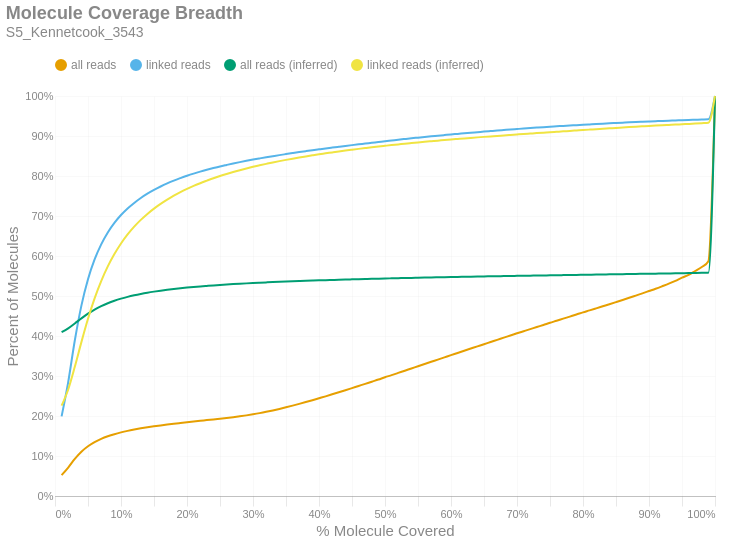

The notebook cell saved with this chart:
### Markdown cell above
### Molecule Read Coverage
This chart shows molecule coverage breadth as computed by the number of bases aligned to that molecule. In other words, "*how much of each unique long molecule is actually sequenced/aligned?*" Keep in mind there is a distinction between sequences and alignments, since some sequences belonging to a particular molecule may not align well and wouldn't appear in the alignment data. This chart also shows molecule coverage breadth as computed by the *inferred fragment* from which the aligned sequences originate. Unlike read coverage, this calculation takes into account the total insert size, including unsequenced gaps between the forward and reverse reads. Like the previous figures, these are cumulative percents.

### Code cell
if SKIPLR:
    print_html(f"Skipped")
else:
    binned_df = consolidated_hist(valids['coverage_bp'], mask, 0.01, True)
    binned_df_inf = consolidated_hist(valids['coverage_inserts'], mask, 0.01, True)
    binned_df = binned_df.with_columns(pl.lit(binned_df_inf['all reads (cumsum)']).alias('all reads (inferred)'))
    binned_df = binned_df.with_columns(pl.lit(binned_df_inf['linked reads (cumsum)']).alias('linked reads (inferred)'))
    binned_df = binned_df.with_columns(
        (pl.col('bin').cast(pl.Float64) + 0.01).alias('right_edge')
    )

    with SafeRender(binned_df):
        (
            density_plot(binned_df, 'Molecule Coverage Breadth', samplename, 'molcov', ['all reads (inferred)','linked reads (inferred)'])
            .encode(
                #x=alt.X('bin:Q', title="% Molecule Covered").axis(format = '%').scale(padding=0),
                x=alt.X('right_edge:Q', title="% Molecule Covered").axis(format='%').scale(padding=0),
                y=alt.Y('value:Q', title='Percent of Molecules')
                    .axis(format='%')
                    .stack(False)
                    .scale(domainMin=0, padding=0),
                color=alt.Color("key:N").scale(domain = ["all reads", "linked reads", "all reads (inferred)", "linked reads (inferred)"]),
                tooltip = [
                    alt.Tooltip("key:N", title = "Data Type"),
                    alt.Tooltip("range_label:N", title="% Molecule Covered"),
                    alt.Tooltip("value:Q", format = ".2%", title="% Molecules")
                ]
            )
        ).display()

### Figure 1 — Vega-Lite specification as saved in the notebook (floating-point values rounded to 4 significant figures)
{"width": "container", "height": 400, "config": {"title": {"anchor": "start", "dy": -15, "fontSize": 18, "color": "#888888", "subtitleColor": "#888888", "subtitleFontSize": 14}, "arc": {"fill": "#0072B2"}, "axis": {"domainColor": "#888888", "domainWidth": 0.5, "gridWidth": 0.2, "grid": false, "titleFontWeight": 400, "titleFontSize": 15, "labelFontSize": 11, "labelColor": "#888888", "tickColor": "#888888", "tickWidth": 0.2, "titleColor": "#888888"}, "axisBand": {"grid": false}, "axisX": {"grid": true, "tickSize": 10, "domainCap": "round"}, "axisY": {"domain": false, "grid": true, "tickSize": 0, "domainCap": "round"}, "background": "transparent", "header": {"labelFontSize": 15, "labelColor": "#888888", "titleFontSize": 15, "titleFontWeight": 600, "titleColor": "#888888"}, "legend": {"labelFont": "sans-serif", "labelFontSize": 12, "labelColor": "#888888", "symbolSize": 100, "symbolType": "circle", "titleFontSize": 12, "titlePadding": 10, "titleColor": "#888888", "title": null, "orient": "top"}, "range": {"category": ["#E69F00", "#56B4E9", "#009E73", "#F0E442", "#0072B2", "#D55E00", "#CC79A7", "#000000"], "diverging": ["#cfe8f3", "#a2d4ec", "#73bfe2", "#46abdb", "#1696d2", "#12719e"]}, "area": {"fill": "#0072B2", "fillOpacity": 0.7, "line": true, "strokeOpacity": 0.7}, "line": {"color": "#0072B2", "stroke": "#0072B2", "strokeWidth": 2}, "trail": {"color": "#0072B2", "stroke": "#0072B2", "strokeWidth": 0, "size": 1}, "point": {"filled": true, "fillOpacity": 1.0, "size": 95}, "text": {"color": "#888888", "fontSize": 11, "align": "right", "fontWeight": 400, "size": 11}, "bar": {"fill": "#0072B2", "stroke": null}, "view": {"stroke": null, "continuousWidth": 660, "continuousHeight": 400}}, "data": {"name": "data-5f3d1534dd4854161c640a1a6e6c13de"}, "mark": {"type": "line", "interpolate": "monotone", "point": {"opacity": 0, "size": 275}}, "encoding": {"color": {"field": "key", "scale": {"domain": ["all reads", "linked reads", "all reads (inferred)", "linked reads (inferred)"]}, "type": "nominal"}, "tooltip": [{"field": "key", "title": "Data Type", "type": "nominal"}, {"field": "range_label", "title": "% Molecule Covered", "type": "nominal"}, {"field": "value", "format": ".2%", "title": "% Molecules", "type": "quantitative"}], "x": {"axis": {"format": "%"}, "field": "right_edge", "scale": {"padding": 0}, "title": "% Molecule Covered", "type": "quantitative"}, "y": {"axis": {"format": "%"}, "field": "value", "scale": {"domainMin": 0, "padding": 0}, "stack": false, "title": "Percent of Molecules", "type": "quantitative"}}, "params": [{"name": "param_c36ac31b6afebe62", "select": {"type": "point", "fields": ["key"]}, "bind": "legend"}], "title": {"text": "Molecule Coverage Breadth", "subtitle": "S5_Kennetcook_3543"}, "transform": [{"fold": ["all reads (cumsum)", "linked reads (cumsum)", "all reads (inferred)", "linked reads (inferred)"]}, {"calculate": "replace(datum.key, ' (cumsum)', '')", "as": "key"}, {"filter": {"param": "param_c36ac31b6afebe62"}}], "usermeta": {"embedOptions": {"downloadFileName": "S5_Kennetcook_3543.molcov"}}, "$schema": "https://vega.github.io/schema/vega-lite/v6.1.0.json", "datasets": {"data-5f3d1534dd4854161c640a1a6e6c13de": [{"bin": "0.0", "interval": "0.0-0.01", "all reads": 0.0523, "linked reads": 0.1991, "all reads (cumsum)": 0.0523, "linked reads (cumsum)": 0.1991, "range_label": "0.0-0.01", "all reads (inferred)": 0.4096, "linked reads (inferred)": 0.226, "right_edge": 0.01}, {"bin": "0.01", "interval": "0.01-0.02", "all reads": 0.01891, "linked reads": 0.08578, "all reads (cumsum)": 0.07121, "linked reads (cumsum)": 0.2849, "range_label": "0.01-0.02", "all reads (inferred)": 0.4192, "linked reads (inferred)": 0.2664, "right_edge": 0.02}, {"bin": "0.02", "interval": "0.02-0.03", "all reads": 0.0216, "linked reads": 0.104, "all reads (cumsum)": 0.09281, "linked reads (cumsum)": 0.3888, "range_label": "0.02-0.03", "all reads (inferred)": 0.4313, "linked reads (inferred)": 0.323, "right_edge": 0.03}, {"bin": "0.03", "interval": "0.03-0.04", "all reads": 0.01798, "linked reads": 0.08717, "all reads (cumsum)": 0.1108, "linked reads (cumsum)": 0.476, "range_label": "0.03-0.04", "all reads (inferred)": 0.444, "linked reads (inferred)": 0.3847, "right_edge": 0.04}, {"bin": "0.04", "interval": "0.04-0.05", "all reads": 0.01366, "linked reads": 0.06586, "all reads (cumsum)": 0.1244, "linked reads (cumsum)": 0.5419, "range_label": "0.04-0.05", "all reads (inferred)": 0.4557, "linked reads (inferred)": 0.443, "right_edge": 0.05}, {"bin": "0.05", "interval": "0.05-0.06", "all reads": 0.0104, "linked reads": 0.04953, "all reads (cumsum)": 0.1348, "linked reads (cumsum)": 0.5914, "range_label": "0.05-0.06", "all reads (inferred)": 0.466, "linked reads (inferred)": 0.4942, "right_edge": 0.06}, {"bin": "0.06", "interval": "0.06-0.07", "all reads": 0.008006, "linked reads": 0.0377, "all reads (cumsum)": 0.1428, "linked reads (cumsum)": 0.6291, "range_label": "0.06-0.07", "all reads (inferred)": 0.4746, "linked reads (inferred)": 0.5374, "right_edge": 0.07}, {"bin": "0.07", "interval": "0.07-0.08", "all reads": 0.006429, "linked reads": 0.02969, "all reads (cumsum)": 0.1493, "linked reads (cumsum)": 0.6588, "range_label": "0.07-0.08", "all reads (inferred)": 0.4819, "linked reads (inferred)": 0.574, "right_edge": 0.08}, {"bin": "0.08", "interval": "0.08-0.09", "all reads": 0.00527, "linked reads": 0.02386, "all reads (cumsum)": 0.1545, "linked reads (cumsum)": 0.6827, "range_label": "0.08-0.09", "all reads (inferred)": 0.4881, "linked reads (inferred)": 0.6049, "right_edge": 0.09}, {"bin": "0.09", "interval": "0.09-0.1", "all reads": 0.004447, "linked reads": 0.01973, "all reads (cumsum)": 0.159, "linked reads (cumsum)": 0.7024, "range_label": "0.09-0.1", "all reads (inferred)": 0.4934, "linked reads (inferred)": 0.6314, "right_edge": 0.1}, {"bin": "0.1", "interval": "0.1-0.11", "all reads": 0.003821, "linked reads": 0.01646, "all reads (cumsum)": 0.1628, "linked reads (cumsum)": 0.7188, "range_label": "0.1-0.11", "all reads (inferred)": 0.4979, "linked reads (inferred)": 0.6539, "right_edge": 0.11}, {"bin": "0.11", "interval": "0.11-0.12", "all reads": 0.003317, "linked reads": 0.01387, "all reads (cumsum)": 0.1661, "linked reads (cumsum)": 0.7327, "range_label": "0.11-0.12", "all reads (inferred)": 0.5018, "linked reads (inferred)": 0.6733, "right_edge": 0.12}, {"bin": "0.12", "interval": "0.12-0.13", "all reads": 0.003015, "linked reads": 0.01238, "all reads (cumsum)": 0.1691, "linked reads (cumsum)": 0.7451, "range_label": "0.12-0.13", "all reads (inferred)": 0.5052, "linked reads (inferred)": 0.6903, "right_edge": 0.13}, {"bin": "0.13", "interval": "0.13-0.14", "all reads": 0.002702, "linked reads": 0.01075, "all reads (cumsum)": 0.1718, "linked reads (cumsum)": 0.7558, "range_label": "0.13-0.14", "all reads (inferred)": 0.5083, "linked reads (inferred)": 0.7053, "right_edge": 0.14}, {"bin": "0.14", "interval": "0.14-0.15", "all reads": 0.002414, "linked reads": 0.009338, "all reads (cumsum)": 0.1743, "linked reads (cumsum)": 0.7652, "range_label": "0.14-0.15", "all reads (inferred)": 0.5109, "linked reads (inferred)": 0.7185, "right_edge": 0.15}, {"bin": "0.15", "interval": "0.15-0.16", "all reads": 0.002274, "linked reads": 0.008598, "all reads (cumsum)": 0.1765, "linked reads (cumsum)": 0.7738, "range_label": "0.15-0.16", "all reads (inferred)": 0.5133, "linked reads (inferred)": 0.7302, "right_edge": 0.16}, {"bin": "0.16", "interval": "0.16-0.17", "all reads": 0.002125, "linked reads": 0.007741, "all reads (cumsum)": 0.1787, "linked reads (cumsum)": 0.7815, "range_label": "0.16-0.17", "all reads (inferred)": 0.5155, "linked reads (inferred)": 0.7409, "right_edge": 0.17}, {"bin": "0.17", "interval": "0.17-0.18", "all reads": 0.002006, "linked reads": 0.006985, "all reads (cumsum)": 0.1807, "linked reads (cumsum)": 0.7885, "range_label": "0.17-0.18", "all reads (inferred)": 0.5175, "linked reads (inferred)": 0.7507, "right_edge": 0.18}, {"bin": "0.18", "interval": "0.18-0.19", "all reads": 0.001887, "linked reads": 0.006226, "all reads (cumsum)": 0.1826, "linked reads (cumsum)": 0.7947, "range_label": "0.18-0.19", "all reads (inferred)": 0.5193, "linked reads (inferred)": 0.7597, "right_edge": 0.19}, {"bin": "0.19", "interval": "0.19-0.2", "all reads": 0.001858, "linked reads": 0.005864, "all reads (cumsum)": 0.1844, "linked reads (cumsum)": 0.8006, "range_label": "0.19-0.2", "all reads (inferred)": 0.521, "linked reads (inferred)": 0.7677, "right_edge": 0.2}, {"bin": "0.2", "interval": "0.2-0.21", "all reads": 0.001815, "linked reads": 0.005365, "all reads (cumsum)": 0.1862, "linked reads (cumsum)": 0.806, "range_label": "0.2-0.21", "all reads (inferred)": 0.5225, "linked reads (inferred)": 0.7751, "right_edge": 0.21}, {"bin": "0.21", "interval": "0.21-0.22", "all reads": 0.001781, "linked reads": 0.004963, "all reads (cumsum)": 0.188, "linked reads (cumsum)": 0.8109, "range_label": "0.21-0.22", "all reads (inferred)": 0.5239, "linked reads (inferred)": 0.782, "right_edge": 0.22}, {"bin": "0.22", "interval": "0.22-0.23", "all reads": 0.001752, "linked reads": 0.004593, "all reads (cumsum)": 0.1898, "linked reads (cumsum)": 0.8155, "range_label": "0.22-0.23", "all reads (inferred)": 0.5252, "linked reads (inferred)": 0.7883, "right_edge": 0.23}, {"bin": "0.23", "interval": "0.23-0.24", "all reads": 0.001773, "linked reads": 0.00432, "all reads (cumsum)": 0.1915, "linked reads (cumsum)": 0.8198, "range_label": "0.23-0.24", "all reads (inferred)": 0.5265, "linked reads (inferred)": 0.7944, "right_edge": 0.24}, {"bin": "0.24", "interval": "0.24-0.25", "all reads": 0.001813, "linked reads": 0.0041, "all reads (cumsum)": 0.1933, "linked reads (cumsum)": 0.8239, "range_label": "0.24-0.25", "all reads (inferred)": 0.5276, "linked reads (inferred)": 0.7999, "right_edge": 0.25}, {"bin": "0.25", "interval": "0.25-0.26", "all reads": 0.00181, "linked reads": 0.003726, "all reads (cumsum)": 0.1952, "linked reads (cumsum)": 0.8277, "range_label": "0.25-0.26", "all reads (inferred)": 0.5287, "linked reads (inferred)": 0.805, "right_edge": 0.26}, {"bin": "0.26", "interval": "0.26-0.27", "all reads": 0.001932, "linked reads": 0.003631, "all reads (cumsum)": 0.1971, "linked reads (cumsum)": 0.8313, "range_label": "0.26-0.27", "all reads (inferred)": 0.5297, "linked reads (inferred)": 0.8099, "right_edge": 0.27}, {"bin": "0.27", "interval": "0.27-0.28", "all reads": 0.002084, "linked reads": 0.003425, "all reads (cumsum)": 0.1992, "linked reads (cumsum)": 0.8347, "range_label": "0.27-0.28", "all reads (inferred)": 0.5307, "linked reads (inferred)": 0.8145, "right_edge": 0.28}, {"bin": "0.28", "interval": "0.28-0.29", "all reads": 0.002372, "linked reads": 0.003297, "all reads (cumsum)": 0.2015, "linked reads (cumsum)": 0.838, "range_label": "0.28-0.29", "all reads (inferred)": 0.5316, "linked reads (inferred)": 0.8188, "right_edge": 0.29}, {"bin": "0.29", "interval": "0.29-0.3", "all reads": 0.002673, "linked reads": 0.003059, "all reads (cumsum)": 0.2042, "linked reads (cumsum)": 0.8411, "range_label": "0.29-0.3", "all reads (inferred)": 0.5324, "linked reads (inferred)": 0.8229, "right_edge": 0.3}, {"bin": "0.3", "interval": "0.3-0.31", "all reads": 0.002928, "linked reads": 0.002909, "all reads (cumsum)": 0.2071, "linked reads (cumsum)": 0.844, "range_label": "0.3-0.31", "all reads (inferred)": 0.5332, "linked reads (inferred)": 0.8267, "right_edge": 0.31}, {"bin": "0.31", "interval": "0.31-0.32", "all reads": 0.003253, "linked reads": 0.002843, "all reads (cumsum)": 0.2104, "linked reads (cumsum)": 0.8468, "range_label": "0.31-0.32", "all reads (inferred)": 0.534, "linked reads (inferred)": 0.8303, "right_edge": 0.32}, {"bin": "0.32", "interval": "0.32-0.33", "all reads": 0.003553, "linked reads": 0.002702, "all reads (cumsum)": 0.214, "linked reads (cumsum)": 0.8495, "range_label": "0.32-0.33", "all reads (inferred)": 0.5348, "linked reads (inferred)": 0.8339, "right_edge": 0.33}, {"bin": "0.33", "interval": "0.33-0.34", "all reads": 0.003735, "linked reads": 0.002675, "all reads (cumsum)": 0.2177, "linked reads (cumsum)": 0.8522, "range_label": "0.33-0.34", "all reads (inferred)": 0.5354, "linked reads (inferred)": 0.8372, "right_edge": 0.34}, {"bin": "0.34", "interval": "0.34-0.35", "all reads": 0.003978, "linked reads": 0.002541, "all reads (cumsum)": 0.2217, "linked reads (cumsum)": 0.8548, "range_label": "0.34-0.35", "all reads (inferred)": 0.5361, "linked reads (inferred)": 0.8403, "right_edge": 0.35}, {"bin": "0.35", "interval": "0.35-0.36", "all reads": 0.004212, "linked reads": 0.002519, "all reads (cumsum)": 0.2259, "linked reads (cumsum)": 0.8573, "range_label": "0.35-0.36", "all reads (inferred)": 0.5368, "linked reads (inferred)": 0.8433, "right_edge": 0.36}, {"bin": "0.36", "interval": "0.36-0.37", "all reads": 0.004379, "linked reads": 0.002475, "all reads (cumsum)": 0.2303, "linked reads (cumsum)": 0.8597, "range_label": "0.36-0.37", "all reads (inferred)": 0.5374, "linked reads (inferred)": 0.8462, "right_edge": 0.37}, {"bin": "0.37", "interval": "0.37-0.38", "all reads": 0.004526, "linked reads": 0.002375, "all reads (cumsum)": 0.2348, "linked reads (cumsum)": 0.8621, "range_label": "0.37-0.38", "all reads (inferred)": 0.538, "linked reads (inferred)": 0.849, "right_edge": 0.38}, {"bin": "0.38", "interval": "0.38-0.39", "all reads": 0.004658, "linked reads": 0.00233, "all reads (cumsum)": 0.2394, "linked reads (cumsum)": 0.8644, "range_label": "0.38-0.39", "all reads (inferred)": 0.5386, "linked reads (inferred)": 0.8517, "right_edge": 0.39}, {"bin": "0.39", "interval": "0.39-0.4", "all reads": 0.004866, "linked reads": 0.002233, "all reads (cumsum)": 0.2443, "linked reads (cumsum)": 0.8667, "range_label": "0.39-0.4", "all reads (inferred)": 0.5391, "linked reads (inferred)": 0.8543, "right_edge": 0.4}, {"bin": "0.4", "interval": "0.4-0.41", "all reads": 0.004845, "linked reads": 0.002206, "all reads (cumsum)": 0.2492, "linked reads (cumsum)": 0.8689, "range_label": "0.4-0.41", "all reads (inferred)": 0.5396, "linked reads (inferred)": 0.8566, "right_edge": 0.41}, {"bin": "0.41", "interval": "0.41-0.42", "all reads": 0.005052, "linked reads": 0.002109, "all reads (cumsum)": 0.2542, "linked reads (cumsum)": 0.871, "range_label": "0.41-0.42", "all reads (inferred)": 0.5401, "linked reads (inferred)": 0.859, "right_edge": 0.42}, {"bin": "0.42", "interval": "0.42-0.43", "all reads": 0.005097, "linked reads": 0.002078, "all reads (cumsum)": 0.2593, "linked reads (cumsum)": 0.8731, "range_label": "0.42-0.43", "all reads (inferred)": 0.5407, "linked reads (inferred)": 0.8613, "right_edge": 0.43}, {"bin": "0.43", "interval": "0.43-0.44", "all reads": 0.005172, "linked reads": 0.00207, "all reads (cumsum)": 0.2645, "linked reads (cumsum)": 0.8751, "range_label": "0.43-0.44", "all reads (inferred)": 0.5411, "linked reads (inferred)": 0.8636, "right_edge": 0.44}, {"bin": "0.44", "interval": "0.44-0.45", "all reads": 0.005288, "linked reads": 0.002049, "all reads (cumsum)": 0.2698, "linked reads (cumsum)": 0.8772, "range_label": "0.44-0.45", "all reads (inferred)": 0.5416, "linked reads (inferred)": 0.8657, "right_edge": 0.45}, {"bin": "0.45", "interval": "0.45-0.46", "all reads": 0.005313, "linked reads": 0.00201, "all reads (cumsum)": 0.2751, "linked reads (cumsum)": 0.8792, "range_label": "0.45-0.46", "all reads (inferred)": 0.5421, "linked reads (inferred)": 0.8678, "right_edge": 0.46}, {"bin": "0.46", "interval": "0.46-0.47", "all reads": 0.00529, "linked reads": 0.001928, "all reads (cumsum)": 0.2804, "linked reads (cumsum)": 0.8811, "range_label": "0.46-0.47", "all reads (inferred)": 0.5425, "linked reads (inferred)": 0.8698, "right_edge": 0.47}, {"bin": "0.47", "interval": "0.47-0.48", "all reads": 0.005429, "linked reads": 0.001976, "all reads (cumsum)": 0.2858, "linked reads (cumsum)": 0.8831, "range_label": "0.47-0.48", "all reads (inferred)": 0.5429, "linked reads (inferred)": 0.8718, "right_edge": 0.48}, {"bin": "0.48", "interval": "0.48-0.49", "all reads": 0.005333, "linked reads": 0.001932, "all reads (cumsum)": 0.2911, "linked reads (cumsum)": 0.885, "range_label": "0.48-0.49", "all reads (inferred)": 0.5434, "linked reads (inferred)": 0.8737, "right_edge": 0.49}, {"bin": "0.49", "interval": "0.49-0.5", "all reads": 0.005901, "linked reads": 0.001992, "all reads (cumsum)": 0.297, "linked reads (cumsum)": 0.887, "range_label": "0.49-0.5", "all reads (inferred)": 0.5438, "linked reads (inferred)": 0.8755, "right_edge": 0.5}, {"bin": "0.5", "interval": "0.5-0.51", "all reads": 0.005085, "linked reads": 0.00183, "all reads (cumsum)": 0.3021, "linked reads (cumsum)": 0.8889, "range_label": "0.5-0.51", "all reads (inferred)": 0.5442, "linked reads (inferred)": 0.8773, "right_edge": 0.51}, {"bin": "0.51", "interval": "0.51-0.52", "all reads": 0.005644, "linked reads": 0.001864, "all reads (cumsum)": 0.3078, "linked reads (cumsum)": 0.8907, "range_label": "0.51-0.52", "all reads (inferred)": 0.5446, "linked reads (inferred)": 0.879, "right_edge": 0.52}, {"bin": "0.52", "interval": "0.52-0.53", "all reads": 0.005464, "linked reads": 0.001768, "all reads (cumsum)": 0.3132, "linked reads (cumsum)": 0.8925, "range_label": "0.52-0.53", "all reads (inferred)": 0.5449, "linked reads (inferred)": 0.8808, "right_edge": 0.53}, {"bin": "0.53", "interval": "0.53-0.54", "all reads": 0.005613, "linked reads": 0.001742, "all reads (cumsum)": 0.3188, "linked reads (cumsum)": 0.8942, "range_label": "0.53-0.54", "all reads (inferred)": 0.5453, "linked reads (inferred)": 0.8824, "right_edge": 0.54}, {"bin": "0.54", "interval": "0.54-0.55", "all reads": 0.005497, "linked reads": 0.001663, "all reads (cumsum)": 0.3243, "linked reads (cumsum)": 0.8959, "range_label": "0.54-0.55", "all reads (inferred)": 0.5457, "linked reads (inferred)": 0.8839, "right_edge": 0.55}, {"bin": "0.55", "interval": "0.55-0.56", "all reads": 0.00563, "linked reads": 0.001663, "all reads (cumsum)": 0.33, "linked reads (cumsum)": 0.8976, "range_label": "0.55-0.56", "all reads (inferred)": 0.546, "linked reads (inferred)": 0.8855, "right_edge": 0.56}, {"bin": "0.56", "interval": "0.56-0.57", "all reads": 0.005562, "linked reads": 0.001597, "all reads (cumsum)": 0.3355, "linked reads (cumsum)": 0.8992, "range_label": "0.56-0.57", "all reads (inferred)": 0.5463, "linked reads (inferred)": 0.8869, "right_edge": 0.57}, {"bin": "0.57", "interval": "0.57-0.58", "all reads": 0.005493, "linked reads": 0.001554, "all reads (cumsum)": 0.341, "linked reads (cumsum)": 0.9007, "range_label": "0.57-0.58", "all reads (inferred)": 0.5467, "linked reads (inferred)": 0.8883, "right_edge": 0.58}, {"bin": "0.58", "interval": "0.58-0.59", "all reads": 0.005567, "linked reads": 0.001574, "all reads (cumsum)": 0.3466, "linked reads (cumsum)": 0.9023, "range_label": "0.58-0.59", "all reads (inferred)": 0.547, "linked reads (inferred)": 0.8898, "right_edge": 0.59}, {"bin": "0.59", "interval": "0.59-0.6", "all reads": 0.005647, "linked reads": 0.001586, "all reads (cumsum)": 0.3522, "linked reads (cumsum)": 0.9039, "range_label": "0.59-0.6", "all reads (inferred)": 0.5474, "linked reads (inferred)": 0.8913, "right_edge": 0.6}, {"bin": "0.6", "interval": "0.6-0.61", "all reads": 0.00535, "linked reads": 0.001428, "all reads (cumsum)": 0.3576, "linked reads (cumsum)": 0.9053, "range_label": "0.6-0.61", "all reads (inferred)": 0.5477, "linked reads (inferred)": 0.8926, "right_edge": 0.61}, {"bin": "0.61", "interval": "0.61-0.62", "all reads": 0.005599, "linked reads": 0.001482, "all reads (cumsum)": 0.3632, "linked reads (cumsum)": 0.9068, "range_label": "0.61-0.62", "all reads (inferred)": 0.548, "linked reads (inferred)": 0.894, "right_edge": 0.62}, {"bin": "0.62", "interval": "0.62-0.63", "all reads": 0.00546, "linked reads": 0.001435, "all reads (cumsum)": 0.3686, "linked reads (cumsum)": 0.9082, "range_label": "0.62-0.63", "all reads (inferred)": 0.5483, "linked reads (inferred)": 0.8953, "right_edge": 0.63}, {"bin": "0.63", "interval": "0.63-0.64", "all reads": 0.005463, "linked reads": 0.001374, "all reads (cumsum)": 0.3741, "linked reads (cumsum)": 0.9096, "range_label": "0.63-0.64", "all reads (inferred)": 0.5486, "linked reads (inferred)": 0.8966, "right_edge": 0.64}, {"bin": "0.64", "interval": "0.64-0.65", "all reads": 0.005377, "linked reads": 0.001408, "all reads (cumsum)": 0.3795, "linked reads (cumsum)": 0.911, "range_label": "0.64-0.65", "all reads (inferred)": 0.5489, "linked reads (inferred)": 0.8978, "right_edge": 0.65}, {"bin": "0.65", "interval": "0.65-0.66", "all reads": 0.005603, "linked reads": 0.001353, "all reads (cumsum)": 0.3851, "linked reads (cumsum)": 0.9124, "range_label": "0.65-0.66", "all reads (inferred)": 0.5492, "linked reads (inferred)": 0.899, "right_edge": 0.66}, {"bin": "0.66", "interval": "0.66-0.67", "all reads": 0.005354, "linked reads": 0.001344, "all reads (cumsum)": 0.3904, "linked reads (cumsum)": 0.9137, "range_label": "0.66-0.67", "all reads (inferred)": 0.5495, "linked reads (inferred)": 0.9002, "right_edge": 0.67}, {"bin": "0.67", "interval": "0.67-0.68", "all reads": 0.005448, "linked reads": 0.001277, "all reads (cumsum)": 0.3959, "linked reads (cumsum)": 0.915, "range_label": "0.67-0.68", "all reads (inferred)": 0.5498, "linked reads (inferred)": 0.9014, "right_edge": 0.68}, {"bin": "0.68", "interval": "0.68-0.69", "all reads": 0.005345, "linked reads": 0.001282, "all reads (cumsum)": 0.4012, "linked reads (cumsum)": 0.9163, "range_label": "0.68-0.69", "all reads (inferred)": 0.55, "linked reads (inferred)": 0.9026, "right_edge": 0.69}, {"bin": "0.69", "interval": "0.69-0.7", "all reads": 0.005485, "linked reads": 0.001195, "all reads (cumsum)": 0.4067, "linked reads (cumsum)": 0.9175, "range_label": "0.69-0.7", "all reads (inferred)": 0.5503, "linked reads (inferred)": 0.9038, "right_edge": 0.7}, {"bin": "0.7", "interval": "0.7-0.71", "all reads": 0.005225, "linked reads": 0.001193, "all reads (cumsum)": 0.4119, "linked reads (cumsum)": 0.9186, "range_label": "0.7-0.71", "all reads (inferred)": 0.5506, "linked reads (inferred)": 0.905, "right_edge": 0.71}, {"bin": "0.71", "interval": "0.71-0.72", "all reads": 0.005234, "linked reads": 0.001151, "all reads (cumsum)": 0.4172, "linked reads (cumsum)": 0.9198, "range_label": "0.71-0.72", "all reads (inferred)": 0.5509, "linked reads (inferred)": 0.9061, "right_edge": 0.72}, {"bin": "0.72", "interval": "0.72-0.73", "all reads": 0.00532, "linked reads": 0.001183, "all reads (cumsum)": 0.4225, "linked reads (cumsum)": 0.921, "range_label": "0.72-0.73", "all reads (inferred)": 0.5512, "linked reads (inferred)": 0.9072, "right_edge": 0.73}, {"bin": "0.73", "interval": "0.73-0.74", "all reads": 0.005204, "linked reads": 0.001157, "all reads (cumsum)": 0.4277, "linked reads (cumsum)": 0.9221, "range_label": "0.73-0.74", "all reads (inferred)": 0.5514, "linked reads (inferred)": 0.9083, "right_edge": 0.74}, {"bin": "0.74", "interval": "0.74-0.75", "all reads": 0.005449, "linked reads": 0.00108, "all reads (cumsum)": 0.4331, "linked reads (cumsum)": 0.9232, "range_label": "0.74-0.75", "all reads (inferred)": 0.5517, "linked reads (inferred)": 0.9094, "right_edge": 0.75}, {"bin": "0.75", "interval": "0.75-0.76", "all reads": 0.005001, "linked reads": 0.0009939, "all reads (cumsum)": 0.4381, "linked reads (cumsum)": 0.9242, "range_label": "0.75-0.76", "all reads (inferred)": 0.552, "linked reads (inferred)": 0.9105, "right_edge": 0.76}, {"bin": "0.76", "interval": "0.76-0.77", "all reads": 0.005185, "linked reads": 0.00103, "all reads (cumsum)": 0.4433, "linked reads (cumsum)": 0.9252, "range_label": "0.76-0.77", "all reads (inferred)": 0.5522, "linked reads (inferred)": 0.9116, "right_edge": 0.77}, {"bin": "0.77", "interval": "0.77-0.78", "all reads": 0.005135, "linked reads": 0.0009879, "all reads (cumsum)": 0.4485, "linked reads (cumsum)": 0.9262, "range_label": "0.77-0.78", "all reads (inferred)": 0.5525, "linked reads (inferred)": 0.9127, "right_edge": 0.78}, {"bin": "0.78", "interval": "0.78-0.79", "all reads": 0.005175, "linked reads": 0.0009262, "all reads (cumsum)": 0.4536, "linked reads (cumsum)": 0.9272, "range_label": "0.78-0.79", "all reads (inferred)": 0.5528, "linked reads (inferred)": 0.9138, "right_edge": 0.79}, {"bin": "0.79", "interval": "0.79-0.8", "all reads": 0.005441, "linked reads": 0.0009842, "all reads (cumsum)": 0.4591, "linked reads (cumsum)": 0.9281, "range_label": "0.79-0.8", "all reads (inferred)": 0.5531, "linked reads (inferred)": 0.915, "right_edge": 0.8}, {"bin": "0.8", "interval": "0.8-0.81", "all reads": 0.004935, "linked reads": 0.0009188, "all reads (cumsum)": 0.464, "linked reads (cumsum)": 0.9291, "range_label": "0.8-0.81", "all reads (inferred)": 0.5533, "linked reads (inferred)": 0.916, "right_edge": 0.81}, {"bin": "0.81", "interval": "0.81-0.82", "all reads": 0.005144, "linked reads": 0.000918, "all reads (cumsum)": 0.4692, "linked reads (cumsum)": 0.93, "range_label": "0.81-0.82", "all reads (inferred)": 0.5536, "linked reads (inferred)": 0.917, "right_edge": 0.82}, {"bin": "0.82", "interval": "0.82-0.83", "all reads": 0.005206, "linked reads": 0.0008794, "all reads (cumsum)": 0.4744, "linked reads (cumsum)": 0.9309, "range_label": "0.82-0.83", "all reads (inferred)": 0.5539, "linked reads (inferred)": 0.9181, "right_edge": 0.83}, {"bin": "0.83", "interval": "0.83-0.84", "all reads": 0.0052, "linked reads": 0.0008489, "all reads (cumsum)": 0.4796, "linked reads (cumsum)": 0.9317, "range_label": "0.83-0.84", "all reads (inferred)": 0.5541, "linked reads (inferred)": 0.9192, "right_edge": 0.84}, {"bin": "0.84", "interval": "0.84-0.85", "all reads": 0.00523, "linked reads": 0.0008103, "all reads (cumsum)": 0.4848, "linked reads (cumsum)": 0.9325, "range_label": "0.84-0.85", "all reads (inferred)": 0.5544, "linked reads (inferred)": 0.9202, "right_edge": 0.85}, {"bin": "0.85", "interval": "0.85-0.86", "all reads": 0.005281, "linked reads": 0.0008073, "all reads (cumsum)": 0.4901, "linked reads (cumsum)": 0.9333, "range_label": "0.85-0.86", "all reads (inferred)": 0.5546, "linked reads (inferred)": 0.9212, "right_edge": 0.86}, {"bin": "0.86", "interval": "0.86-0.87", "all reads": 0.005393, "linked reads": 0.0008103, "all reads (cumsum)": 0.4955, "linked reads (cumsum)": 0.9341, "range_label": "0.86-0.87", "all reads (inferred)": 0.5549, "linked reads (inferred)": 0.9223, "right_edge": 0.87}, {"bin": "0.87", "interval": "0.87-0.88", "all reads": 0.005557, "linked reads": 0.0007597, "all reads (cumsum)": 0.501, "linked reads (cumsum)": 0.9349, "range_label": "0.87-0.88", "all reads (inferred)": 0.5552, "linked reads (inferred)": 0.9233, "right_edge": 0.88}, {"bin": "0.88", "interval": "0.88-0.89", "all reads": 0.005572, "linked reads": 0.0006995, "all reads (cumsum)": 0.5066, "linked reads (cumsum)": 0.9356, "range_label": "0.88-0.89", "all reads (inferred)": 0.5554, "linked reads (inferred)": 0.9242, "right_edge": 0.89}, {"bin": "0.89", "interval": "0.89-0.9", "all reads": 0.005811, "linked reads": 0.0006921, "all reads (cumsum)": 0.5124, "linked reads (cumsum)": 0.9363, "range_label": "0.89-0.9", "all reads (inferred)": 0.5557, "linked reads (inferred)": 0.9252, "right_edge": 0.9}, {"bin": "0.9", "interval": "0.9-0.91", "all reads": 0.005777, "linked reads": 0.0006943, "all reads (cumsum)": 0.5182, "linked reads (cumsum)": 0.937, "range_label": "0.9-0.91", "all reads (inferred)": 0.5559, "linked reads (inferred)": 0.926, "right_edge": 0.91}, {"bin": "0.91", "interval": "0.91-0.92", "all reads": 0.006207, "linked reads": 0.0006958, "all reads (cumsum)": 0.5244, "linked reads (cumsum)": 0.9377, "range_label": "0.91-0.92", "all reads (inferred)": 0.5562, "linked reads (inferred)": 0.9269, "right_edge": 0.92}, {"bin": "0.92", "interval": "0.92-0.93", "all reads": 0.006409, "linked reads": 0.000675, "all reads (cumsum)": 0.5308, "linked reads (cumsum)": 0.9383, "range_label": "0.92-0.93", "all reads (inferred)": 0.5564, "linked reads (inferred)": 0.9277, "right_edge": 0.93}, {"bin": "0.93", "interval": "0.93-0.94", "all reads": 0.007091, "linked reads": 0.0006036, "all reads (cumsum)": 0.5379, "linked reads (cumsum)": 0.939, "range_label": "0.93-0.94", "all reads (inferred)": 0.5566, "linked reads (inferred)": 0.9285, "right_edge": 0.94}, {"bin": "0.94", "interval": "0.94-0.95", "all reads": 0.008046, "linked reads": 0.0006683, "all reads (cumsum)": 0.5459, "linked reads (cumsum)": 0.9396, "range_label": "0.94-0.95", "all reads (inferred)": 0.5569, "linked reads (inferred)": 0.9294, "right_edge": 0.95}, {"bin": "0.95", "interval": "0.95-0.96", "all reads": 0.006782, "linked reads": 0.000585, "all reads (cumsum)": 0.5527, "linked reads (cumsum)": 0.9402, "range_label": "0.95-0.96", "all reads (inferred)": 0.5572, "linked reads (inferred)": 0.9302, "right_edge": 0.96}, {"bin": "0.96", "interval": "0.96-0.97", "all reads": 0.009742, "linked reads": 0.0005085, "all reads (cumsum)": 0.5625, "linked reads (cumsum)": 0.9407, "range_label": "0.96-0.97", "all reads (inferred)": 0.5575, "linked reads (inferred)": 0.9311, "right_edge": 0.97}, {"bin": "0.97", "interval": "0.97-0.98", "all reads": 0.0101, "linked reads": 0.0005137, "all reads (cumsum)": 0.5726, "linked reads (cumsum)": 0.9412, "range_label": "0.97-0.98", "all reads (inferred)": 0.5579, "linked reads (inferred)": 0.9321, "right_edge": 0.98}, {"bin": "0.98", "interval": "0.98-0.99", "all reads": 0.01445, "linked reads": 0.0005575, "all reads (cumsum)": 0.587, "linked reads (cumsum)": 0.9418, "range_label": "0.98-0.99", "all reads (inferred)": 0.5583, "linked reads (inferred)": 0.9333, "right_edge": 0.99}, {"bin": "0.99", "interval": "0.99-1.0", "all reads": 0.413, "linked reads": 0.05822, "all reads (cumsum)": 1.0, "linked reads (cumsum)": 1.0, "range_label": "0.99-1.0", "all reads (inferred)": 1.0, "linked reads (inferred)": 1.0, "right_edge": 1.0}]}}
